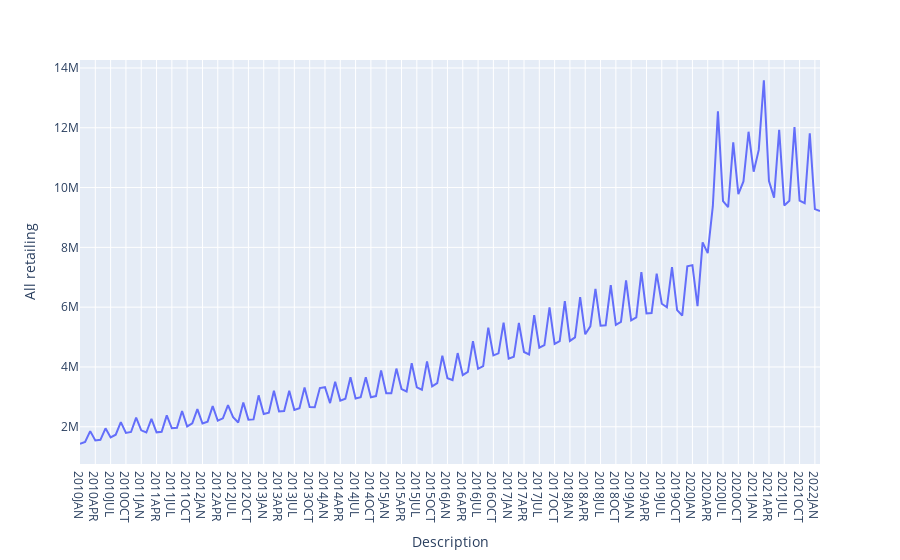

The cell this chart's notebook holds for it:
### Code cell
import plotly.express as px # linechart to show value of sales across selected timeline
dfb = df1_subset
df = px.data.tips()
fig = px.line(dfb, x='Description', y='All retailing')  
fig.show()

### Figure 1 — Plotly figure (JSON) as saved in the notebook; plotly's stock layout.template omitted (floating-point values rounded to 4 significant figures; data arrays with more than 128 entries replaced by an {"elided": "..."} marker saying what was removed)
{"data": [{"hovertemplate": "Description=%{x}<br>All retailing=%{y}<extra></extra>", "legendgroup": "", "line": {"color": "#636efa", "dash": "solid"}, "marker": {"symbol": "circle"}, "mode": "lines", "name": "", "orientation": "v", "showlegend": false, "type": "scatter", "x": {"elided": "146 str values"}, "xaxis": "x", "y": {"elided": "146 int values"}, "yaxis": "y"}], "layout": {"legend": {"tracegroupgap": 0}, "margin": {"t": 60}, "xaxis": {"anchor": "y", "domain": [0, 1], "title": {"text": "Description"}}, "yaxis": {"anchor": "x", "domain": [0, 1], "title": {"text": "All retailing"}}}}
